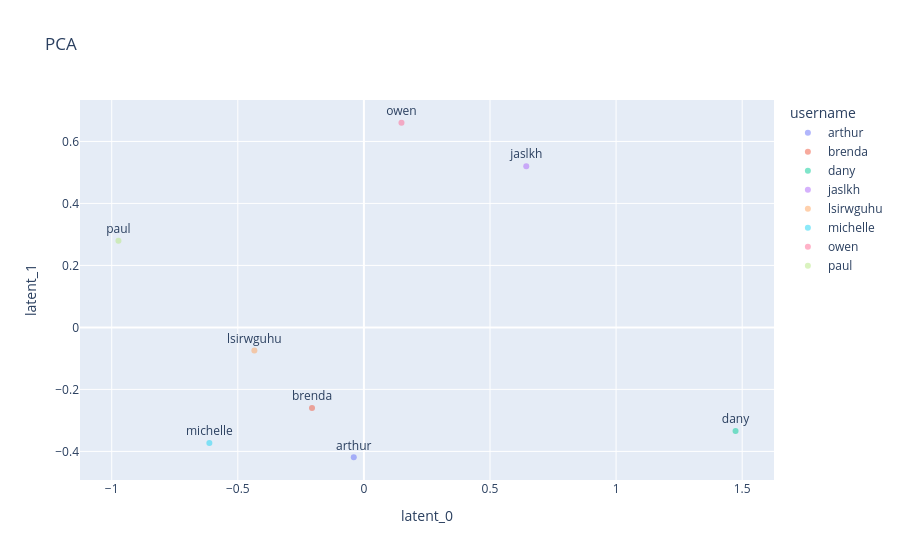

The cell this chart's notebook holds for it:
### Markdown cell above
# Perform PCA

### Code cell
df_std_scaled = df.copy()
df_std_scaled[spoti.NUMERICAL_FEATURES] = StandardScaler().fit_transform(df_std_scaled[spoti.NUMERICAL_FEATURES])
df_std_scaled = df_std_scaled[spoti.NUMERICAL_FEATURES + ["username"]]
df_std_scaled.dropna(inplace=True)
df_std_scaled = df_std_scaled.groupby("username").mean().reset_index()

pca = PCA(n_components=2)
pca_result = pca.fit_transform(df_std_scaled[spoti.NUMERICAL_FEATURES].values)
df_std_scaled, latent_columns = dimensionality_reduction.add_latent_features(df_std_scaled, pca_result)
plotting.plot_latent_space(df_std_scaled, df_std_scaled["username"], df_std_scaled["username"], "PCA", latent_columns).show()

### Figure 1 — Plotly figure (JSON) as saved in the notebook; plotly's stock layout.template omitted (floating-point values rounded to 4 significant figures)
{"data": [{"hovertemplate": "username=%{text}<br>latent_0=%{x}<br>latent_1=%{y}<extra></extra>", "legendgroup": "arthur", "marker": {"color": "#636efa", "opacity": 0.5, "symbol": "circle"}, "mode": "markers+text", "name": "arthur", "orientation": "v", "showlegend": true, "text": ["arthur"], "textposition": "top center", "type": "scatter", "x": [-0.04019], "xaxis": "x", "y": [-0.4189], "yaxis": "y"}, {"hovertemplate": "username=%{text}<br>latent_0=%{x}<br>latent_1=%{y}<extra></extra>", "legendgroup": "brenda", "marker": {"color": "#EF553B", "opacity": 0.5, "symbol": "circle"}, "mode": "markers+text", "name": "brenda", "orientation": "v", "showlegend": true, "text": ["brenda"], "textposition": "top center", "type": "scatter", "x": [-0.2058], "xaxis": "x", "y": [-0.2602], "yaxis": "y"}, {"hovertemplate": "username=%{text}<br>latent_0=%{x}<br>latent_1=%{y}<extra></extra>", "legendgroup": "dany", "marker": {"color": "#00cc96", "opacity": 0.5, "symbol": "circle"}, "mode": "markers+text", "name": "dany", "orientation": "v", "showlegend": true, "text": ["dany"], "textposition": "top center", "type": "scatter", "x": [1.474], "xaxis": "x", "y": [-0.3339], "yaxis": "y"}, {"hovertemplate": "username=%{text}<br>latent_0=%{x}<br>latent_1=%{y}<extra></extra>", "legendgroup": "jaslkh", "marker": {"color": "#ab63fa", "opacity": 0.5, "symbol": "circle"}, "mode": "markers+text", "name": "jaslkh", "orientation": "v", "showlegend": true, "text": ["jaslkh"], "textposition": "top center", "type": "scatter", "x": [0.6438], "xaxis": "x", "y": [0.5201], "yaxis": "y"}, {"hovertemplate": "username=%{text}<br>latent_0=%{x}<br>latent_1=%{y}<extra></extra>", "legendgroup": "lsirwguhu", "marker": {"color": "#FFA15A", "opacity": 0.5, "symbol": "circle"}, "mode": "markers+text", "name": "lsirwguhu", "orientation": "v", "showlegend": true, "text": ["lsirwguhu"], "textposition": "top center", "type": "scatter", "x": [-0.4343], "xaxis": "x", "y": [-0.07432], "yaxis": "y"}, {"hovertemplate": "username=%{text}<br>latent_0=%{x}<br>latent_1=%{y}<extra></extra>", "legendgroup": "michelle", "marker": {"color": "#19d3f3", "opacity": 0.5, "symbol": "circle"}, "mode": "markers+text", "name": "michelle", "orientation": "v", "showlegend": true, "text": ["michelle"], "textposition": "top center", "type": "scatter", "x": [-0.6128], "xaxis": "x", "y": [-0.3726], "yaxis": "y"}, {"hovertemplate": "username=%{text}<br>latent_0=%{x}<br>latent_1=%{y}<extra></extra>", "legendgroup": "owen", "marker": {"color": "#FF6692", "opacity": 0.5, "symbol": "circle"}, "mode": "markers+text", "name": "owen", "orientation": "v", "showlegend": true, "text": ["owen"], "textposition": "top center", "type": "scatter", "x": [0.149], "xaxis": "x", "y": [0.6603], "yaxis": "y"}, {"hovertemplate": "username=%{text}<br>latent_0=%{x}<br>latent_1=%{y}<extra></extra>", "legendgroup": "paul", "marker": {"color": "#B6E880", "opacity": 0.5, "symbol": "circle"}, "mode": "markers+text", "name": "paul", "orientation": "v", "showlegend": true, "text": ["paul"], "textposition": "top center", "type": "scatter", "x": [-0.9733], "xaxis": "x", "y": [0.2795], "yaxis": "y"}], "layout": {"legend": {"title": {"text": "username"}, "tracegroupgap": 0}, "title": {"text": "PCA"}, "xaxis": {"anchor": "y", "domain": [0, 1], "title": {"text": "latent_0"}}, "yaxis": {"anchor": "x", "domain": [0, 1], "title": {"text": "latent_1"}}}}
